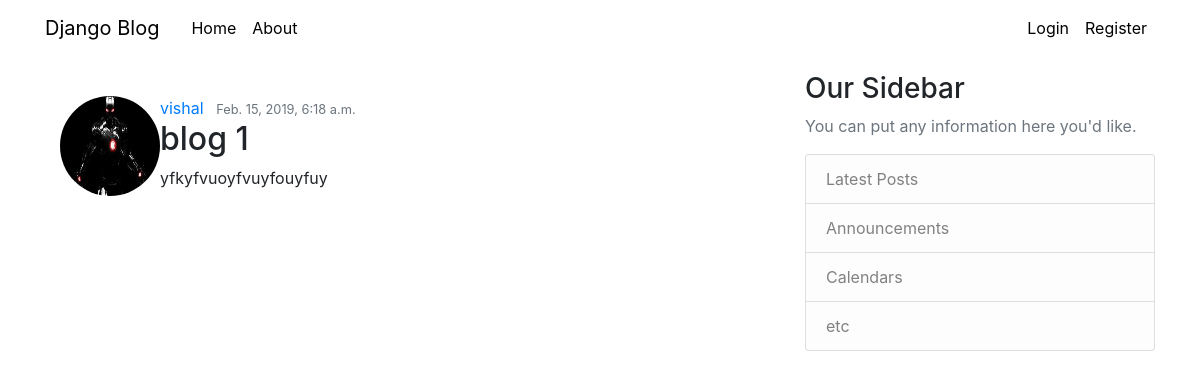
The app's page /post/1/ with its own data.
### viapp/models.py (models this page shows, shortened)
class Post( models.Model ):
	title = models.CharField(max_length=100)
	content = models.TextField()
	date_posted = models.DateTimeField(default=timezone.now)
	author = models.ForeignKey(User, on_delete=models.CASCADE)

### users/models.py (models this page shows, shortened)
class Profile(models.Model):
	user = models.OneToOneField(User,on_delete=models.CASCADE)
	image = models.ImageField(default = 'default.jpg',upload_to='profile_pics')

### viapp/views.py (the view)
# urls.py: path('post/<int:pk>/',PostDetailView.as_view(),name='post-detail'),
class PostDetailView(DetailView):
	model=Post
	template_name = 'post_detai.html'

### templates/post_detai.html (shortened to what this page needs)
{% extends "base.html" %}
{% block content %}
          <br>
		  <br>
		  <br>
		  <br>
		  <div class="container-fluid">
		  <article class = "media content-section">
		  	<img class="rounded-circle account-img" src='{{ object.author.profile.image.url }}' height=100 width=100>
		  	<div class = "media-body">
		  		<div class = "article-metadata">
		  			<a class="mr-2" href="#">{{ object.author }}</a>
		  			<small class="text-muted">{{ object.date_posted }}</small>
		  		</div>
		  		<h2 class="article-title">{{ object.title }}</h2>
		  		<p class="article-content">{{ object.content }}</p>
		  	</div>
		  </article>
		</div>
{% endblock content %}

### records on screen
Post: author.profile.image (picture), author "vishal", date_posted "Feb. 15, 2019, 6:18 a.m.", title "blog 1", content "yfkyfvuoyfvuyfouyfuy"
